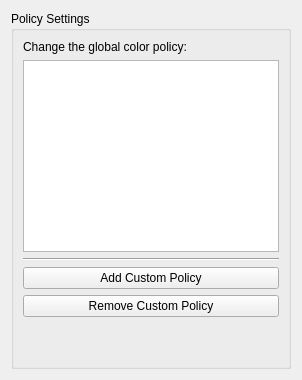
     <widget class="QWidget" name="policySettingsTab">
      <attribute name="title">
       <string>Policy Settings</string>
      </attribute>
      <layout class="QGridLayout" name="gridLayout_6">
       <item row="2" column="0">
        <widget class="QGroupBox" name="policySettingsBox">
         <property name="title">
          <string>Policy Settings</string>
         </property>
         <property name="alignment">
          <set>Qt::AlignLeading|Qt::AlignLeft|Qt::AlignTop</set>
         </property>
         <layout class="QGridLayout" name="gridLayout_8">
          <item row="0" column="1">
           <widget class="QLabel" name="policyLabel">
            <property name="text">
             <string>Change the global color policy:</string>
            </property>
           </widget>
          </item>
          <item row="1" column="1">
           <widget class="QListWidget" name="policySettingsList">
            <property name="font">
             <font>
              <weight>50</weight>
              <italic>false</italic>
              <bold>false</bold>
              <underline>false</underline>
             </font>
            </property>
            <property name="contextMenuPolicy">
             <enum>Qt::ActionsContextMenu</enum>
            </property>
            <property name="toolTip">
             <string/>
            </property>
            <property name="whatsThis">
             <string>&lt;!DOCTYPE HTML PUBLIC &quot;-//W3C//DTD HTML 4.0//EN&quot; &quot;http://www.w3.org/TR/REC-html40/strict.dtd&quot;&gt;
&lt;html&gt;&lt;head&gt;&lt;meta name=&quot;qrichtext&quot; content=&quot;1&quot; /&gt;&lt;style type=&quot;text/css&quot;&gt;
p, li { white-space: pre-wrap; }
&lt;/style&gt;&lt;/head&gt;&lt;body style=&quot; font-family:'Sans Serif'; font-size:10pt; font-weight:400; font-style:normal;&quot;&gt;
&lt;p style=&quot; margin-top:0px; margin-bottom:0px; margin-left:0px; margin-right:0px; -qt-block-indent:0; text-indent:0px;&quot;&gt;Select from a group of pre-set or user-defined policy settings that maintain all of the settings in Kolor Manager.  &lt;/p&gt;
&lt;p style=&quot;-qt-paragraph-type:empty; margin-top:0px; margin-bottom:0px; margin-left:0px; margin-right:0px; -qt-block-indent:0; text-indent:0px;&quot;&gt;&lt;/p&gt;
&lt;p style=&quot; margin-top:0px; margin-bottom:0px; margin-left:0px; margin-right:0px; -qt-block-indent:0; text-indent:0px;&quot;&gt;The four &quot;standard&quot; settings are as follows:&lt;/p&gt;
&lt;p style=&quot;-qt-paragraph-type:empty; margin-top:0px; margin-bottom:0px; margin-left:0px; margin-right:0px; -qt-block-indent:0; text-indent:0px;&quot;&gt;&lt;/p&gt;
&lt;p style=&quot; margin-top:0px; margin-bottom:0px; margin-left:0px; margin-right:0px; -qt-block-indent:0; text-indent:0px;&quot;&gt;&lt;span style=&quot; font-weight:600;&quot;&gt;Graphic Design:&lt;/span&gt; Useful for digital illustration and web imaging work.&lt;/p&gt;
&lt;p style=&quot; margin-top:0px; margin-bottom:0px; margin-left:0px; margin-right:0px; -qt-block-indent:0; text-indent:0px;&quot;&gt;&lt;span style=&quot; font-weight:600;&quot;&gt;Home / Office: &lt;/span&gt;Settings that are used for everyday occurrences&lt;/p&gt;
&lt;p style=&quot; margin-top:0px; margin-bottom:0px; margin-left:0px; margin-right:0px; -qt-block-indent:0; text-indent:0px;&quot;&gt;&lt;span style=&quot; font-weight:600;&quot;&gt;Photography:&lt;/span&gt; Optimized for photo-related work.&lt;/p&gt;
&lt;p style=&quot; margin-top:0px; margin-bottom:0px; margin-left:0px; margin-right:0px; -qt-block-indent:0; text-indent:0px;&quot;&gt;&lt;span style=&quot; font-weight:600;&quot;&gt;Printer: &lt;/span&gt;Settings used mainly for printer/proofing images.&lt;/p&gt;&lt;/body&gt;&lt;/html&gt;</string>
            </property>
            <property name="editTriggers">
             <set>QAbstractItemView::DoubleClicked|QAbstractItemView::EditKeyPressed</set>
            </property>
            <property name="alternatingRowColors">
             <bool>false</bool>
            </property>
            <property name="iconSize">
             <size>
              <width>16</width>
              <height>16</height>
             </size>
            </property>
            <property name="sortingEnabled">
             <bool>false</bool>
            </property>
           </widget>
          </item>
          <item row="4" column="1">
           <widget class="QPushButton" name="addNewPolicyButton">
            <property name="text">
             <string>Add Custom Policy</string>
            </property>
           </widget>
          </item>
          <item row="5" column="1">
           <widget class="QPushButton" name="removePolicyButton">
            <property name="text">
             <string>Remove Custom Policy</string>
            </property>
           </widget>
          </item>
          <item row="6" column="1">
           <spacer name="verticalSpacer_2">
            <property name="orientation">
             <enum>Qt::Vertical</enum>
            </property>
            <property name="sizeHint" stdset="0">
             <size>
              <width>20</width>
              <height>40</height>
             </size>
            </property>
           </spacer>
          </item>
          <item row="3" column="1">
           <widget class="Line" name="line_2">
            <property name="orientation">
             <enum>Qt::Horizontal</enum>
            </property>
           </widget>
          </item>
         </layout>
        </widget>
       </item>
      </layout>
     </widget>
